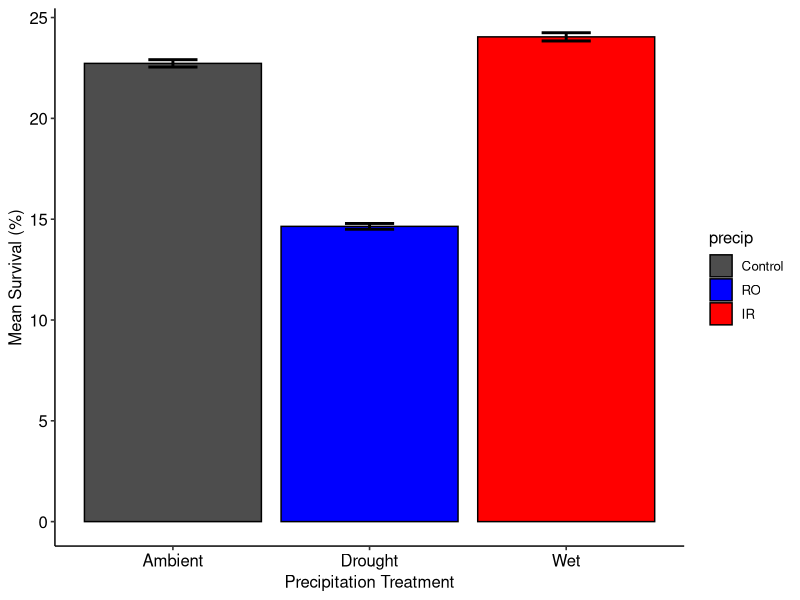
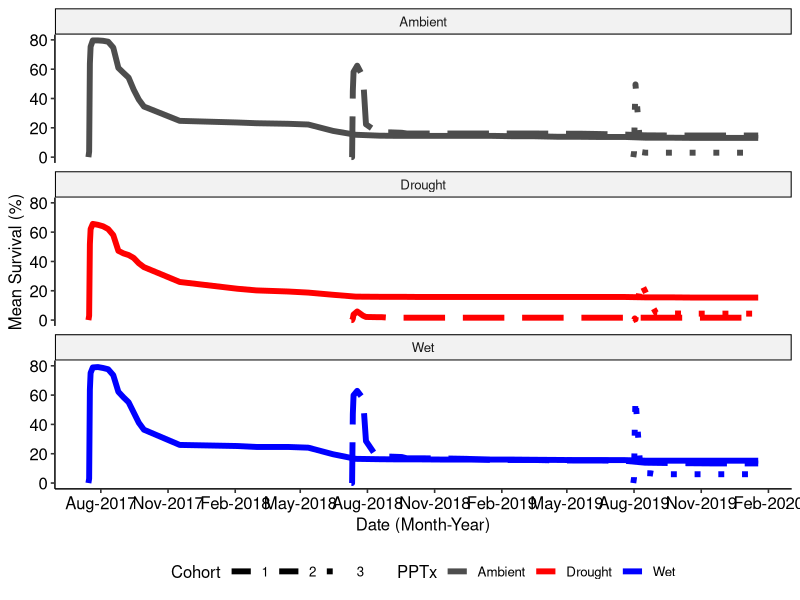
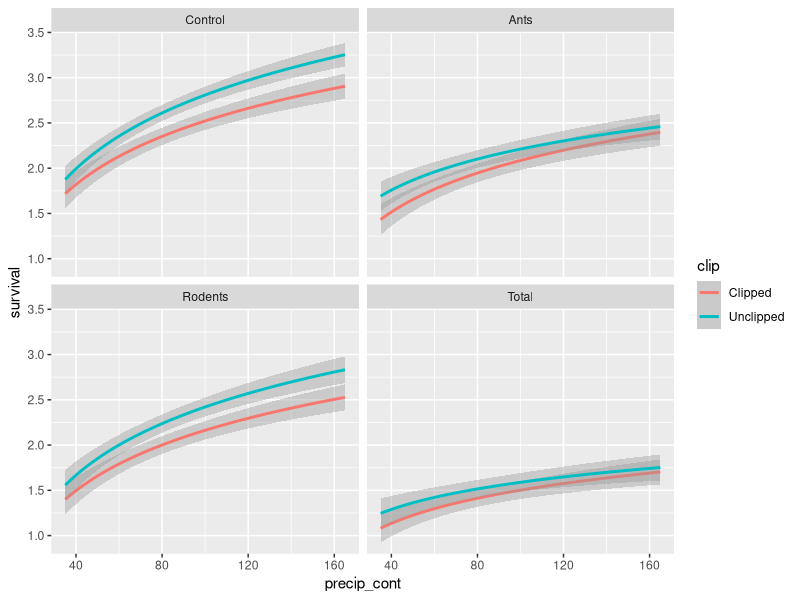
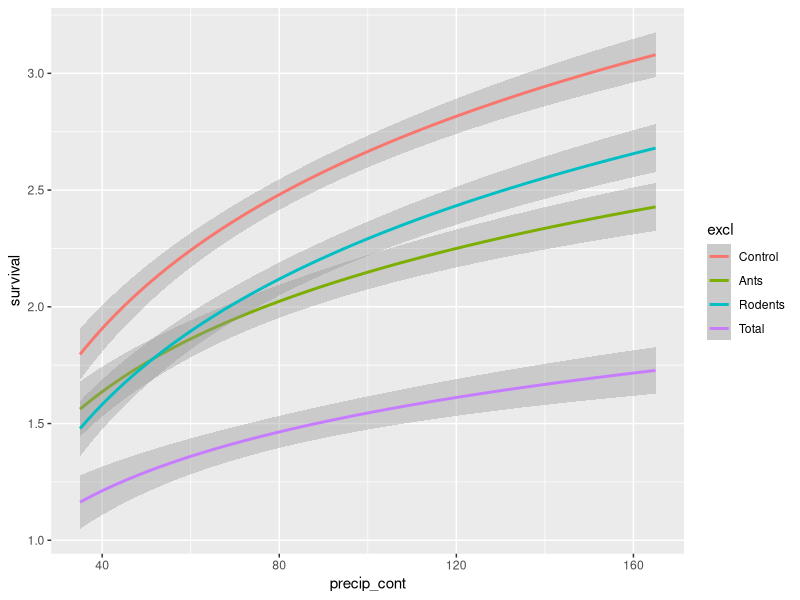
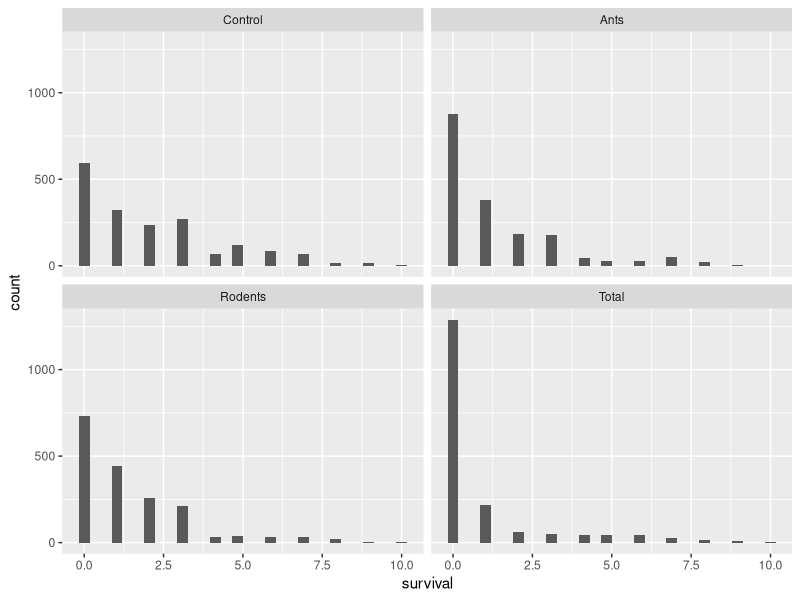
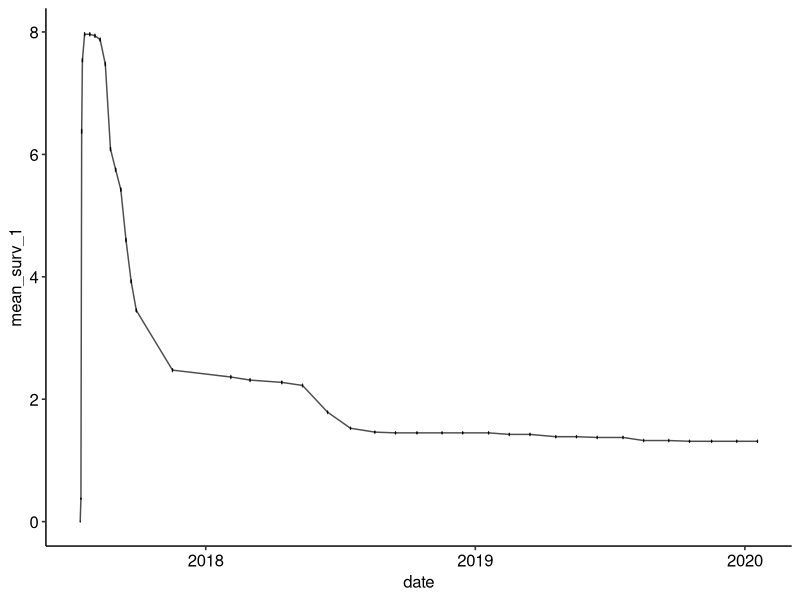
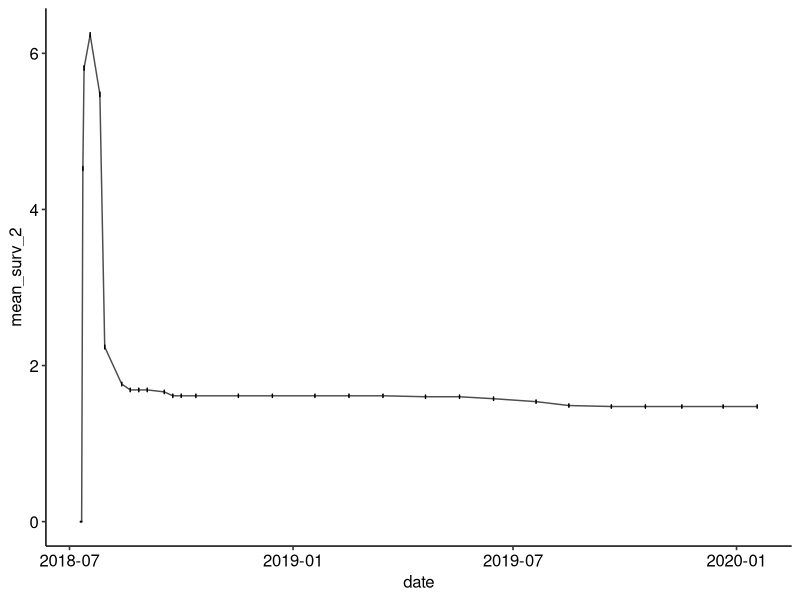
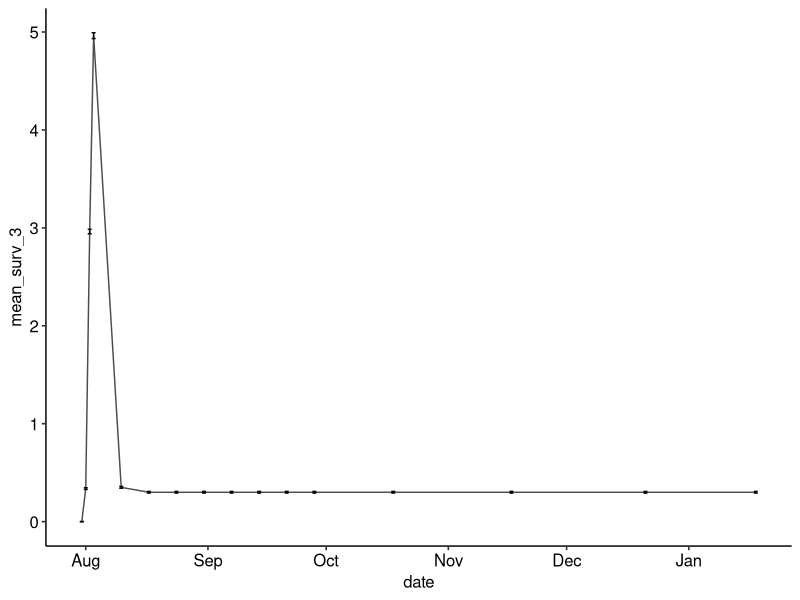

These charts were generated, in order, by the following R code:
# USDA Rainout - Santa Rita Experimental Range
# Data visualizations
# Austin Rutherford
# email:arutherford@email.arizona.edu
# 2021-03-29

# Load packages
library(tidyverse)
library(vroom)
library(ggpubr)
library(glmmTMB)

### Read in clean seedlings data with model outputs from "srer_rainout_stats_summarize"
seedlings_obs <- vroom("Data/seedlings_obs.csv",
                   col_types = c(.default = "f",
                                 ObsID = "i",
                                 date = "D",
                                 survival = "i",
                                 died = "i",
                                 tot_germination = "i",
                                 herb_lived = "i",
                                 herb_died = "i",
                                 tot_herbivory = "i",
                                 granivory = "i",
                                 res_surv = "d",
                                 sim_surv = "d",
                                 sim_fit_surv = "d",
                                 pred_surv = "d"))
str(seedlings_obs)
glimpse(seedlings_obs)

# create data set for raw survival data
tot_surv <- seedlings_obs %>% 
  group_by(precip, cohort, date) %>% 
  summarise(mean_surv = mean(survival),
            se_surv = (sd(survival)/n())) %>%
  mutate(upper = mean_surv + se_surv,
         lower = mean_surv - se_surv,
         date = as.Date(date))

summary(tot_surv)

tot_surv %>%
  group_by(precip, cohort) %>% 
  summarise(mean_precip_per = (100*mean(mean_surv)/10),
            mean_se_per = (100*mean(se_surv)/10)) %>% 
  mutate(upper = mean_precip_per + mean_se_per,
         lower = mean_precip_per - mean_se_per)

tot_surv %>%
  group_by(precip) %>% 
  summarise(mean_precip_per = (100*mean(mean_surv)/10),
            mean_se_per = (100*mean(se_surv)/10)) %>%
  mutate(upper = mean_precip_per + mean_se_per,
         lower = mean_precip_per - mean_se_per) %>% 
  ggplot(mapping = aes(x = precip, y = mean_precip_per, fill = precip)) +
  geom_bar(stat="identity", color = "black", position=position_dodge()) +
  geom_errorbar(aes(ymin = lower, ymax = upper), width = 0.25, position = position_dodge(), size = 1) +
  scale_fill_manual(values = c("grey30","blue1", "red1")) +
  scale_x_discrete(labels = c("Ambient", "Drought", "Wet")) +
  labs(y = "Mean Survival (%)",
       x = "Precipitation Treatment") +
  labs_pubr() +
  theme_pubr(legend = "right")

# plot predicted survival over time with error bars

labels.precip <- factor(tot_surv$precip, labels = c("Ambient", "Drought", "Wet"))

tot_surv %>% 
  mutate(precip = recode(precip,
    "Control" = "Ambient",
    "RO" = "Drought",
    "IR" = "Wet")) %>% 
  ggplot(aes(x = date, y = 10*mean_surv, group = cohort, color = precip)) + 
  scale_color_manual(values = c("grey30", "red1", "blue1")) +
  scale_x_date(date_labels = "%b-%Y", date_breaks = "3 months") +
  geom_line(aes(linetype = cohort), stat = "identity", size = 2) + 
  #geom_errorbar(aes(ymin = 10*lower, ymax = 10*upper), width = 1, size = 5) + # very busy
  scale_linetype_manual(values=c("solid","longdash", "dotted")) +
  scale_fill_manual(values = c("grey30","blue1", "red1")) +
  labs(y = "Mean Survival (%)",
       x = "Date (Month-Year)",
       color = "PPTx",
       linetype = "Cohort") +
  labs_pubr() +
  facet_wrap(~precip, ncol = 1, nrow = 3) +
  theme_pubr(legend = "bottom")

# create data set for precip and excl
tot_surv_pe <- seedlings_obs %>% 
  group_by(precip, excl) %>% 
  summarise(mean_surv = mean(survival),
            se_surv = (sd(survival)/n())) %>%
  mutate(upper = mean_surv + se_surv,
         lower = mean_surv - se_surv)

test <- seedlings_obs %>% 
  ungroup() %>% 
  mutate(precip_cont = dplyr::recode(precip,
                                     "Control" = "100",
                                     "IR" = "165",
                                     "RO" = "35")) %>% 
  mutate(precip_cont = as.numeric(as.character(precip_cont)))

test %>%
  ggplot(aes(x = precip_cont, y = survival, color = clip, group = clip)) + 
  geom_smooth(method = "glm", formula = y ~ log(x))+
  facet_wrap(~excl)

test %>% 
  ggplot(aes(x = precip_cont, y = survival, color = excl, group = excl)) + 
  geom_smooth(method = "glm", formula = y ~ log(x))

# year 2 zeros in total exclusion tx really bring down the averages
test %>% filter(cohort == "2") %>% 
  ggplot()+
  geom_histogram(aes(x = survival))+
  facet_wrap(~excl)

# plot control raw survival values for cohort 1
surv_1 <- seedlings_obs %>%
  filter(cohort == '1'& precip == 'Control') %>%
  group_by(date) %>% 
  summarise(mean_surv_1 = mean(survival),
            se_surv = (sd(survival)/n())) %>%
  mutate(upper = mean_surv_1 + se_surv,
         lower = mean_surv_1 - se_surv)

surv_1 %>% 
  ggplot(aes(x = date, y = mean_surv_1)) +
  geom_line(group = 1, color = "grey30")+
  geom_errorbar(aes(ymin = lower, ymax = upper), width = 1)+
  theme_pubr()

# plot control raw survival values for cohort 2
surv_2 <- seedlings_obs %>%
  filter(cohort == '2'& precip == 'Control') %>%
  group_by(date) %>% 
  summarise(mean_surv_2 = mean(survival),
            se_surv = (sd(survival)/n())) %>%
  mutate(upper = mean_surv_2 + se_surv,
         lower = mean_surv_2 - se_surv)

surv_2 %>% 
  ggplot(aes(x = date, y = mean_surv_2)) +
  geom_line(group = 1, color = "grey30")+
  geom_errorbar(aes(ymin = lower, ymax = upper), width = 1)+
  theme_pubr()

# plot control predicted survival values for cohort 3
surv_3 <- seedlings_obs %>%
  filter(cohort == '3'& precip == 'Control') %>%
  group_by(date) %>% 
  summarise(mean_surv_3 = mean(survival),
            se_surv = (sd(survival)/n())) %>%
  mutate(upper = mean_surv_3 + se_surv,
         lower = mean_surv_3 - se_surv)

surv_3 %>% 
  ggplot(aes(x = date, y = mean_surv_3)) +
  geom_line(group = 1, color = "grey30")+
  geom_errorbar(aes(ymin = lower, ymax = upper), width = 1)+
  theme_pubr()
